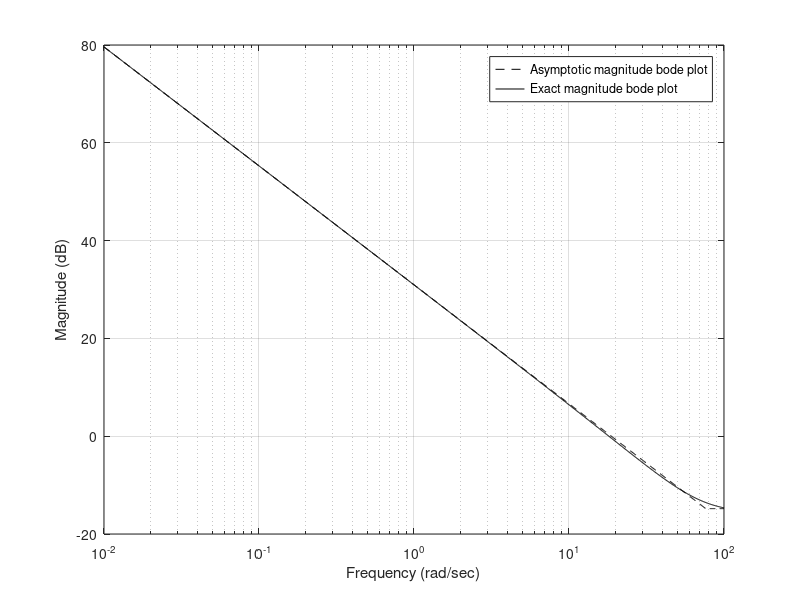

Recreate this plot in MATLAB.
clc;
clf;
clear all;
close all;
Kp = 0.1817;
Ki = 194.4;
beta = 1.216;
% alpha = 0.5;  
Wcr = (abs(Ki))^(1/beta);
% Wcr1 = (abs(1/0.4))^(1/alpha);
w = logspace(-2 , 2, 1000);
mask = w < Wcr;
% mask1 = w < Wcr1;
mag1 = 20*log10(Kp)*ones(size(w));
mag2 = mask.*(20*log10(Ki)) + (~mask).*(20*beta*log10(w));
mag3 = -20*beta*log10(w);
% mag4= (mask1).*(-20*log10(1)) + (~mask1).*(-20*alpha*log10(0.4*w));
combined = mag1 + mag2 + mag3;
 
figure(1);
plot(1,1);
semilogx(w, combined,'Color','black')
xlabel('Frequency(rad/sec)');
ylabel('Magnitude dB');
grid on;
legend('Asymptotic magnitude bode plot','Location','NorthEast');
% 
plot(1,1);
semilogx(w, combined,'Color','black','LineStyle','--')
xlabel('Frequency(rad/sec)');
ylabel('Magnitude dB');
grid on;
hold on;

 

clc;
clear 
beta = 1.216;
% alpha = 0.5;
% K=1;
% T=0.4;
Kp=0.1817;
Ki=194.4;
w=logspace(-2,2,1000);
 Mag=@(w) 20*log10(abs(sqrt(Kp).^2)) + 20*log10(abs(sqrt((1i.*w).^beta +Ki).^2)) - 20*log10(abs(sqrt((1i.*w).^beta).^2));  

semilogx(w,Mag(w),'Color','black');
hold on;
grid on;
xlabel('Frequency (rad/sec)');
ylabel('Magnitude (dB)');
legend('Asymptotic magnitude bode plot','Exact magnitude bode plot','Location','NorthEast')
